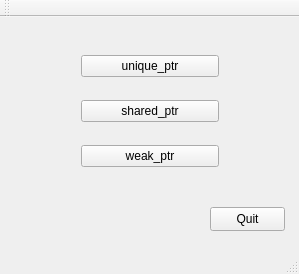
<?xml version="1.0" encoding="UTF-8"?>
<ui version="4.0">
 <class>mainwindowClass</class>
 <widget class="QMainWindow" name="mainwindowClass">
  <property name="geometry">
   <rect>
    <x>0</x>
    <y>0</y>
    <width>299</width>
    <height>274</height>
   </rect>
  </property>
  <property name="windowTitle">
   <string>mainwindow</string>
  </property>
  <widget class="QWidget" name="centralWidget">
   <widget class="QWidget" name="verticalLayoutWidget">
    <property name="geometry">
     <rect>
      <x>70</x>
      <y>10</y>
      <width>160</width>
      <height>171</height>
     </rect>
    </property>
    <layout class="QVBoxLayout" name="verticalLayout">
     <item>
      <widget class="QPushButton" name="pushButton_unique_ptr">
       <property name="text">
        <string>unique_ptr</string>
       </property>
      </widget>
     </item>
     <item>
      <widget class="QPushButton" name="pushButton_shared_ptr">
       <property name="text">
        <string>shared_ptr</string>
       </property>
      </widget>
     </item>
     <item>
      <widget class="QPushButton" name="pushButton_weak_ptr">
       <property name="text">
        <string>weak_ptr</string>
       </property>
      </widget>
     </item>
    </layout>
   </widget>
   <widget class="QPushButton" name="pushButton_4">
    <property name="geometry">
     <rect>
      <x>210</x>
      <y>190</y>
      <width>75</width>
      <height>24</height>
     </rect>
    </property>
    <property name="text">
     <string>Quit</string>
    </property>
   </widget>
  </widget>
  <widget class="QMenuBar" name="menuBar">
   <property name="geometry">
    <rect>
     <x>0</x>
     <y>0</y>
     <width>299</width>
     <height>22</height>
    </rect>
   </property>
  </widget>
  <widget class="QToolBar" name="mainToolBar">
   <attribute name="toolBarArea">
    <enum>TopToolBarArea</enum>
   </attribute>
   <attribute name="toolBarBreak">
    <bool>false</bool>
   </attribute>
  </widget>
  <widget class="QStatusBar" name="statusBar"/>
 </widget>
 <layoutdefault spacing="6" margin="11"/>
 <resources>
  <include location="mainwindow.qrc"/>
 </resources>
 <connections>
  <connection>
   <sender>pushButton_4</sender>
   <signal>clicked()</signal>
   <receiver>mainwindowClass</receiver>
   <slot>close()</slot>
   <hints>
    <hint type="sourcelabel">
     <x>228</x>
     <y>239</y>
    </hint>
    <hint type="destinationlabel">
     <x>146</x>
     <y>234</y>
    </hint>
   </hints>
  </connection>
 </connections>
</ui>
